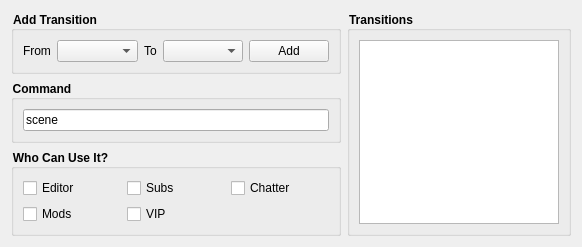
<?xml version="1.0" encoding="UTF-8"?>
<ui version="4.0">
 <class>SceneChangerConfig</class>
 <widget class="QWidget" name="SceneChangerConfig">
  <property name="geometry">
   <rect>
    <x>0</x>
    <y>0</y>
    <width>582</width>
    <height>224</height>
   </rect>
  </property>
  <property name="windowTitle">
   <string>Form</string>
  </property>
  <layout class="QVBoxLayout" name="verticalLayout_2">
   <item>
    <layout class="QHBoxLayout" name="horizontalLayout_2">
     <item>
      <layout class="QVBoxLayout" name="verticalLayout">
       <property name="sizeConstraint">
        <enum>QLayout::SetMaximumSize</enum>
       </property>
       <item>
        <widget class="QGroupBox" name="groupBox">
         <property name="styleSheet">
          <string notr="true">QGroupBox { font-weight: bold; }</string>
         </property>
         <property name="title">
          <string>Add Transition</string>
         </property>
         <layout class="QHBoxLayout" name="horizontalLayout_3">
          <item>
           <widget class="QLabel" name="from_label">
            <property name="text">
             <string>From</string>
            </property>
           </widget>
          </item>
          <item>
           <widget class="QComboBox" name="from_combo_box">
            <property name="sizePolicy">
             <sizepolicy hsizetype="Expanding" vsizetype="Fixed">
              <horstretch>0</horstretch>
              <verstretch>0</verstretch>
             </sizepolicy>
            </property>
           </widget>
          </item>
          <item>
           <widget class="QLabel" name="to_label">
            <property name="text">
             <string>To</string>
            </property>
           </widget>
          </item>
          <item>
           <widget class="QComboBox" name="to_combo_box">
            <property name="sizePolicy">
             <sizepolicy hsizetype="Expanding" vsizetype="Fixed">
              <horstretch>0</horstretch>
              <verstretch>0</verstretch>
             </sizepolicy>
            </property>
           </widget>
          </item>
          <item>
           <widget class="QPushButton" name="add_button">
            <property name="text">
             <string>Add</string>
            </property>
           </widget>
          </item>
         </layout>
        </widget>
       </item>
       <item>
        <widget class="QGroupBox" name="groupBox_3">
         <property name="styleSheet">
          <string notr="true">QGroupBox { font-weight: bold; }</string>
         </property>
         <property name="title">
          <string>Command</string>
         </property>
         <layout class="QVBoxLayout" name="verticalLayout_8">
          <item>
           <widget class="QLineEdit" name="command_line_edit">
            <property name="sizePolicy">
             <sizepolicy hsizetype="MinimumExpanding" vsizetype="Fixed">
              <horstretch>0</horstretch>
              <verstretch>0</verstretch>
             </sizepolicy>
            </property>
            <property name="text">
             <string>scene</string>
            </property>
           </widget>
          </item>
         </layout>
        </widget>
       </item>
       <item>
        <widget class="QGroupBox" name="groupBox_2">
         <property name="styleSheet">
          <string notr="true">QGroupBox { font-weight: bold; }</string>
         </property>
         <property name="title">
          <string>Who Can Use It?</string>
         </property>
         <layout class="QVBoxLayout" name="verticalLayout_7">
          <item>
           <layout class="QGridLayout" name="gridLayout">
            <item row="0" column="2">
             <widget class="QCheckBox" name="chatter_check_box">
              <property name="text">
               <string>Chatter</string>
              </property>
             </widget>
            </item>
            <item row="0" column="1">
             <widget class="QCheckBox" name="sub_check_box">
              <property name="text">
               <string>Subs</string>
              </property>
             </widget>
            </item>
            <item row="1" column="1">
             <widget class="QCheckBox" name="vip_check_box">
              <property name="text">
               <string>VIP</string>
              </property>
             </widget>
            </item>
            <item row="0" column="0">
             <widget class="QCheckBox" name="editor_check_box">
              <property name="text">
               <string>Editor</string>
              </property>
             </widget>
            </item>
            <item row="1" column="0">
             <widget class="QCheckBox" name="mod_check_box">
              <property name="text">
               <string>Mods</string>
              </property>
             </widget>
            </item>
           </layout>
          </item>
         </layout>
        </widget>
       </item>
      </layout>
     </item>
     <item>
      <widget class="QGroupBox" name="groupBox_4">
       <property name="styleSheet">
        <string notr="true">QGroupBox { font-weight: bold; }</string>
       </property>
       <property name="title">
        <string>Transitions</string>
       </property>
       <layout class="QVBoxLayout" name="verticalLayout_3">
        <item>
         <widget class="QListWidget" name="scene_changes_widget">
          <property name="sizePolicy">
           <sizepolicy hsizetype="Minimum" vsizetype="Expanding">
            <horstretch>0</horstretch>
            <verstretch>0</verstretch>
           </sizepolicy>
          </property>
          <property name="maximumSize">
           <size>
            <width>200</width>
            <height>16777215</height>
           </size>
          </property>
          <property name="contextMenuPolicy">
           <enum>Qt::CustomContextMenu</enum>
          </property>
          <property name="styleSheet">
           <string notr="true">QLabel { padding: 0 5px 0 5px; }
QListWidget::item { color: transparent; }</string>
          </property>
          <item>
           <property name="text">
            <string>dasdsad</string>
           </property>
          </item>
         </widget>
        </item>
       </layout>
      </widget>
     </item>
    </layout>
   </item>
   <item>
    <spacer name="verticalSpacer">
     <property name="orientation">
      <enum>Qt::Vertical</enum>
     </property>
     <property name="sizeHint" stdset="0">
      <size>
       <width>20</width>
       <height>40</height>
      </size>
     </property>
    </spacer>
   </item>
  </layout>
 </widget>
 <resources/>
 <connections/>
</ui>
